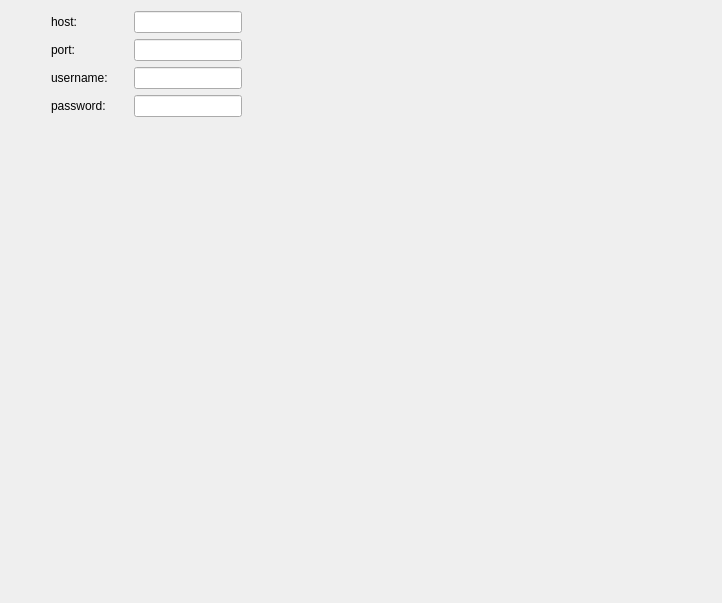
      <widget class="QWidget" name="tab_zcash">
       <attribute name="title">
        <string>Zcash</string>
       </attribute>
       <layout class="QGridLayout" name="gridLayout_2">
        <item row="0" column="1">
         <widget class="QLabel" name="label_5">
          <property name="text">
           <string>host:</string>
          </property>
         </widget>
        </item>
        <item row="0" column="3">
         <widget class="QLineEdit" name="line_host">
          <property name="text">
           <string/>
          </property>
          <property name="alignment">
           <set>Qt::AlignRight|Qt::AlignTrailing|Qt::AlignVCenter</set>
          </property>
         </widget>
        </item>
        <item row="0" column="4">
         <spacer name="horizontalSpacer_2">
          <property name="orientation">
           <enum>Qt::Horizontal</enum>
          </property>
          <property name="sizeHint" stdset="0">
           <size>
            <width>469</width>
            <height>20</height>
           </size>
          </property>
         </spacer>
        </item>
        <item row="1" column="1">
         <widget class="QLabel" name="label_6">
          <property name="text">
           <string>port:</string>
          </property>
         </widget>
        </item>
        <item row="1" column="3">
         <widget class="QLineEdit" name="line_port">
          <property name="text">
           <string/>
          </property>
          <property name="alignment">
           <set>Qt::AlignRight|Qt::AlignTrailing|Qt::AlignVCenter</set>
          </property>
         </widget>
        </item>
        <item row="1" column="4">
         <spacer name="horizontalSpacer_3">
          <property name="orientation">
           <enum>Qt::Horizontal</enum>
          </property>
          <property name="sizeHint" stdset="0">
           <size>
            <width>469</width>
            <height>20</height>
           </size>
          </property>
         </spacer>
        </item>
        <item row="2" column="1">
         <widget class="QLabel" name="label_7">
          <property name="text">
           <string>username:</string>
          </property>
         </widget>
        </item>
        <item row="2" column="3">
         <widget class="QLineEdit" name="line_user">
          <property name="alignment">
           <set>Qt::AlignRight|Qt::AlignTrailing|Qt::AlignVCenter</set>
          </property>
         </widget>
        </item>
        <item row="2" column="4">
         <spacer name="horizontalSpacer_4">
          <property name="orientation">
           <enum>Qt::Horizontal</enum>
          </property>
          <property name="sizeHint" stdset="0">
           <size>
            <width>469</width>
            <height>20</height>
           </size>
          </property>
         </spacer>
        </item>
        <item row="3" column="1">
         <widget class="QLabel" name="label_8">
          <property name="text">
           <string>password:</string>
          </property>
         </widget>
        </item>
        <item row="3" column="3">
         <widget class="QLineEdit" name="line_password">
          <property name="alignment">
           <set>Qt::AlignRight|Qt::AlignTrailing|Qt::AlignVCenter</set>
          </property>
         </widget>
        </item>
        <item row="3" column="4">
         <spacer name="horizontalSpacer_5">
          <property name="orientation">
           <enum>Qt::Horizontal</enum>
          </property>
          <property name="sizeHint" stdset="0">
           <size>
            <width>469</width>
            <height>20</height>
           </size>
          </property>
         </spacer>
        </item>
        <item row="4" column="2">
         <spacer name="verticalSpacer">
          <property name="orientation">
           <enum>Qt::Vertical</enum>
          </property>
          <property name="sizeHint" stdset="0">
           <size>
            <width>20</width>
            <height>475</height>
           </size>
          </property>
         </spacer>
        </item>
        <item row="0" column="0">
         <spacer name="horizontalSpacer_6">
          <property name="orientation">
           <enum>Qt::Horizontal</enum>
          </property>
          <property name="sizeHint" stdset="0">
           <size>
            <width>40</width>
            <height>20</height>
           </size>
          </property>
         </spacer>
        </item>
       </layout>
      </widget>
